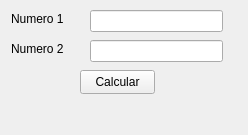
<?xml version="1.0" encoding="UTF-8"?>
<ui version="4.0">
 <class>Widget</class>
 <widget class="QWidget" name="Widget">
  <property name="geometry">
   <rect>
    <x>0</x>
    <y>0</y>
    <width>248</width>
    <height>135</height>
   </rect>
  </property>
  <property name="windowTitle">
   <string>Form</string>
  </property>
  <widget class="QPushButton" name="btn_calcular">
   <property name="geometry">
    <rect>
     <x>80</x>
     <y>70</y>
     <width>75</width>
     <height>24</height>
    </rect>
   </property>
   <property name="text">
    <string>Calcular</string>
   </property>
  </widget>
  <widget class="QLabel" name="lbl_resultado">
   <property name="geometry">
    <rect>
     <x>20</x>
     <y>100</y>
     <width>191</width>
     <height>16</height>
    </rect>
   </property>
   <property name="text">
    <string/>
   </property>
  </widget>
  <widget class="QLabel" name="label_2">
   <property name="geometry">
    <rect>
     <x>11</x>
     <y>41</y>
     <width>58</width>
     <height>16</height>
    </rect>
   </property>
   <property name="text">
    <string>Numero 2</string>
   </property>
  </widget>
  <widget class="QLineEdit" name="txt_num_2">
   <property name="geometry">
    <rect>
     <x>90</x>
     <y>40</y>
     <width>133</width>
     <height>22</height>
    </rect>
   </property>
  </widget>
  <widget class="QLineEdit" name="txt_num_1">
   <property name="geometry">
    <rect>
     <x>90</x>
     <y>10</y>
     <width>133</width>
     <height>22</height>
    </rect>
   </property>
  </widget>
  <widget class="QLabel" name="label">
   <property name="geometry">
    <rect>
     <x>11</x>
     <y>11</y>
     <width>61</width>
     <height>16</height>
    </rect>
   </property>
   <property name="text">
    <string>Numero 1</string>
   </property>
  </widget>
 </widget>
 <resources/>
 <connections/>
</ui>
